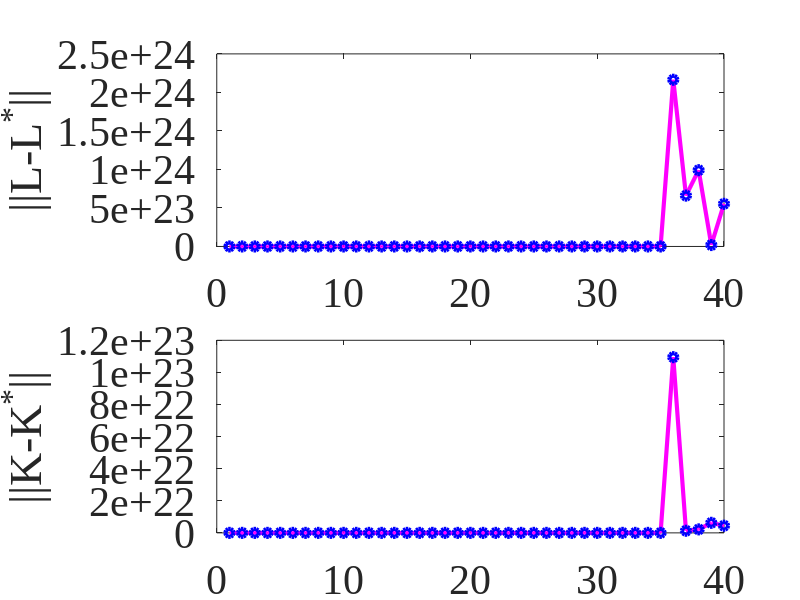
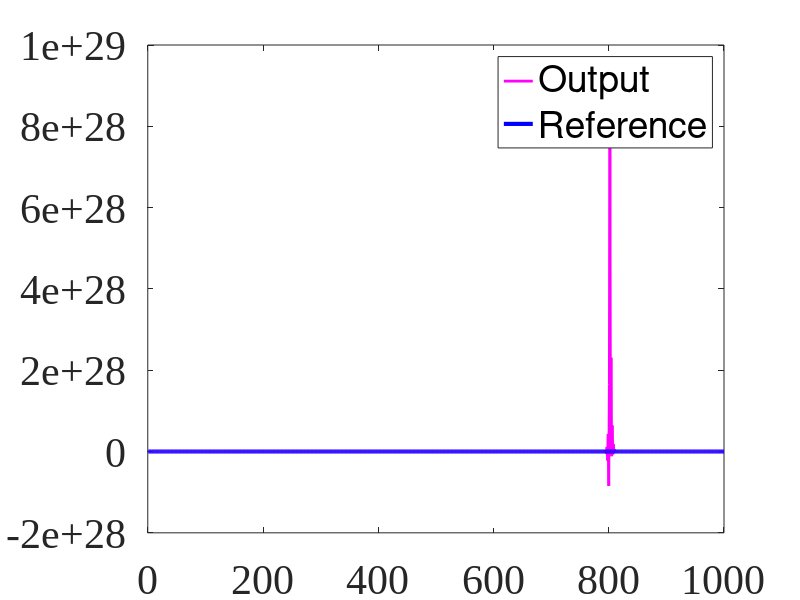

Write the MATLAB code that produced these figures, in order.
%%%%%%%%%%%%%%%%%%%%%%%%%%%%%%%%%%%%%%%%%%%%%%%%%%%%%%%%%%%%%%%%%%%%%
% H_inf tracking control for linear discrete-time systems          %%
% Model-based PI algorithm                                         %%
% By Yunjie Yang. 2020.                                            %%
%%%%%%%%%%%%%%%%%%%%%%%%%%%%%%%%%%%%%%%%%%%%%%%%%%%%%%%%%%%%%%%%%%%%%

close all;
clc, clear;
warning off;

% F16 Aircraft Systems: Continuous-time
Ac = [-1.01887,   0.90506,  -0.00215;
      0.82225,   -1.07741,  -0.17555;
      0,          0,             -1];
Bc = [0, 1;
      0, 0;
      5, 0];
Cc = [1, 0, 0];
Dc = 0;

%Discretization using the zero order hold (ZOH) method 
sys = ss(Ac,Bc,Cc,Dc);
sysd = c2d(sys,0.1,'zoh');
A = sysd.A;
B = sysd.B(:,1);
E = sysd.B(:,2);
C = sysd.C;

%Reference trajectory system
F = [1];

%Parameters setting
Q = 100; 
R = 0.01;
alpha = 0.1;
gamma = 10;

% The augmented system
Q1 = [C'*Q*C -C'*Q; -Q*C Q];
G = blkdiag(Q1, R, -gamma^2);
T = blkdiag(A, F);
B1 = [B; 0];
E1 = [E; 0];

%%
%%%%%%%%%%%%%%%%%%%%%%%%%%%%%%%%%%%%%%%%%%%%%%%%%%%%%%%%%%%%%%%%%%%%%%%%%%%
%Calculate the kernel matrix P by directly using the tacking GARE
tempA = sqrt(exp(-alpha))*T;
tempB = sqrt(exp(-alpha))*[B1, E1];
tempQ = Q1;
tempR = [R 0; 0 -gamma^2];
P_dare = dare(tempA, tempB, tempQ, tempR);

% Calculate the optimal control policy and worst case disturbance using P
L_P_dare = inv(R + exp(-alpha)*B1'*P_dare*B1 - exp(-alpha)^2*(B1'*P_dare*E1) * inv(exp(-alpha)*E1'*P_dare*E1 - gamma^2) * (E1'*P_dare*B1))...
    * (exp(-alpha)^2*(B1'*P_dare*E1) * inv(exp(-alpha)*E1'*P_dare*E1 - gamma^2) * (E1'*P_dare*T) - exp(-alpha)*B1'*P_dare*T)

K_P_dare = inv(exp(-alpha)*E1'*P_dare*E1 - gamma^2 - exp(-alpha)^2*(E1'*P_dare*B1) * inv(R + exp(-alpha)*B1'*P_dare*B1) * (B1'*P_dare*E1))...
    * (exp(-alpha)^2*(E1'*P_dare*B1) * inv(R + exp(-alpha)*B1'*P_dare*B1) * (B1'*P_dare*T) - exp(-alpha)*E1'*P_dare*T)

%%
%%%%%%%%%%%%%%%%%%%%%%%%%%%%%%%%%%%%%%%%%%%%%%%%%%%%%%%%%%%%%%%%%%%%%%%%%%%
%Model-based PI algorithm

% Initial values of K and L
K = [-5 0 0 5];
L = [-5 0 0 5];
% Initial values of states
x = [0 0 0]';
r = [2];
X = [x;r];

zbar(1:10, 1:20) = 0;
d_target(1:20, 1) = 0;
mm = 0;
Count_N = 1000;
Count_train = 800;

for n = 1:Count_N
    
    if n <= Count_train
        a1 = 1;
        a2 = 1;
    else
        a1 = 0;
        a2 = 0;
    end

    uu = L * X(:,n);
    ww = K * X(:,n);
    %case 1
    u = uu + a1 * (sin(2*n) + sin(5*n) + sin(9*n) + sin(11*n));
    w = ww + a2 * (cos(3*n) + cos(6*n) + cos(8*n) + cos(12*n));
    %case 2
%     u = uu + a1 * 10 * (rand-0.5);
%     w = ww + a2 * 10 * (rand-0.5);

    x(:, n+1) = A*x(:,n) + B*u + E*w;
    y(n) = C * x(:,n);
    r(n+1) = F * r(n);
    X = [x; r];
    
    if n==300
        r(n+1) = 4;
    end
    
    if n==600
        r(n+1) = 6;
    end
    
    % Data collection
    zbar(:,1) = zbar(:,2);
    zbar(:,2) = zbar(:,3);
    zbar(:,3) = zbar(:,4);
    zbar(:,4) = zbar(:,5);
    zbar(:,5) = zbar(:,6);
    zbar(:,6) = zbar(:,7);
    zbar(:,7) = zbar(:,8);
    zbar(:,8) = zbar(:,9);
    zbar(:,9) = zbar(:,10);
    zbar(:,10) = zbar(:,11);
    zbar(:,11) = zbar(:,12);
    zbar(:,12) = zbar(:,13);
    zbar(:,13) = zbar(:,14);
    zbar(:,14) = zbar(:,15);
    zbar(:,15) = zbar(:,16);
    zbar(:,16) = zbar(:,17);
    zbar(:,17) = zbar(:,18);
    zbar(:,18) = zbar(:,19);
    zbar(:,19) = zbar(:,20);
    temp0_zbar = [X(1,n)^2;       X(1,n)*X(2,n);   X(1,n)*X(3,n);  
                  X(1,n)*X(4,n);  X(2,n)^2;        X(2,n)*X(3,n);
                  X(2,n)*X(4,n);  X(3,n)^2;        X(3,n)*X(4,n);  X(4,n)^2];
    temp1_zbar = [X(1,n+1)^2;         X(1,n+1)*X(2,n+1);   X(1,n+1)*X(3,n+1);  
                  X(1,n+1)*X(4,n+1);  X(2,n+1)^2;          X(2,n+1)*X(3,n+1);
                  X(2,n+1)*X(4,n+1);  X(3,n+1)^2;          X(3,n+1)*X(4,n+1);  X(4,n+1)^2];
    zbar(:,20) = temp0_zbar - exp(-alpha) * temp1_zbar;
     
    d_target(1,1) = d_target(2,1);
    d_target(2,1) = d_target(3,1);
    d_target(3,1) = d_target(4,1);
    d_target(4,1) = d_target(5,1);
    d_target(5,1) = d_target(6,1);
    d_target(6,1) = d_target(7,1);
    d_target(7,1) = d_target(8,1);
    d_target(8,1) = d_target(9,1);
    d_target(9,1) = d_target(10,1);
    d_target(10,1) = d_target(11,1);
    d_target(11,1) = d_target(12,1);
    d_target(12,1) = d_target(13,1);
    d_target(13,1) = d_target(14,1);
    d_target(14,1) = d_target(15,1);
    d_target(15,1) = d_target(16,1);
    d_target(16,1) = d_target(17,1);
    d_target(17,1) = d_target(18,1);
    d_target(18,1) = d_target(19,1);
    d_target(19,1) = d_target(20,1);
    d_target(20,1) = [X(:,n); u; w]' * G * [X(:,n); u; w];
    
    %The number of independent elements of P is 10.
    if mod(n, 20) == 0
        err_K = abs(K - K_P_dare);
        err_L = abs(L - L_P_dare);
        
        if n <= Count_train
            mm = mm + 1;
            % PEV using the LS
            Z_temp = zbar * zbar';
            T_temp = zbar * d_target;
            rank(Z_temp);
            vecP = inv(Z_temp) * T_temp;
            P = [vecP(1),    vecP(2)/2,   vecP(3)/2,   vecP(4)/2;
                 vecP(2)/2,  vecP(5),     vecP(6)/2,   vecP(7)/2;
                 vecP(3)/2,  vecP(6)/2,   vecP(8),     vecP(9)/2;
                 vecP(4)/2,  vecP(7)/2,   vecP(9)/2,   vecP(10)];
           
            %PIM
            L = inv(R + exp(-alpha)*B1'*P*B1 - exp(-alpha)^2*(B1'*P*E1) * inv(exp(-alpha)*E1'*P*E1 - gamma^2) * (E1'*P*B1))...
                * (exp(-alpha)^2*(B1'*P*E1) * inv(exp(-alpha)*E1'*P*E1 - gamma^2) * (E1'*P*T) - exp(-alpha)*B1'*P*T);
            K = inv(exp(-alpha)*E1'*P*E1 - gamma^2 - exp(-alpha)^2*(E1'*P*B1) * inv(R + exp(-alpha)*B1'*P*B1) * (B1'*P*E1))...
                * (exp(-alpha)^2*(E1'*P*B1) * inv(R + exp(-alpha)*B1'*P*B1) * (B1'*P*T) - exp(-alpha)*E1'*P*T);
           
            err_L_norm(mm) = norm(err_L);
            err_K_norm(mm) = norm(err_K);
        end 
    end    
end

%The learned results
L_PI = L
K_PI = K

%%
%Figures
figure(1), hold on;
subplot(2,1,1), hold on, box on;
plot(1:mm, err_L_norm,'m','linewidth',3);
plot(1:mm, err_L_norm,'bo','linewidth',3);
set(gca,'FontSize',30, 'FontName','Times New Roman');
ylabel('||L-L^*||');
subplot(2,1,2), hold on, box on;
plot(1:mm, err_K_norm,'m','linewidth',3);
plot(1:mm, err_K_norm,'bo','linewidth',3);
ylabel('||K-K^*||');
set(gca,'FontSize',30, 'FontName','Times New Roman');
hold off;

figure(2),hold on, box on;
t=1:Count_N;
plot(t, y, 'm', 'linewidth', 2);
plot(t, r(1:Count_N), 'b', 'linewidth', 3);
set(gca,'FontSize',30, 'FontName','Times New Roman');
legend('Output', 'Reference');
hold off
